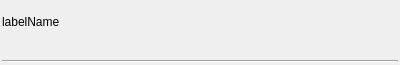
<?xml version="1.0" encoding="UTF-8"?>
<ui version="4.0">
 <class>ParameterWidget</class>
 <widget class="QWidget" name="ParameterWidget">
  <property name="geometry">
   <rect>
    <x>0</x>
    <y>0</y>
    <width>400</width>
    <height>65</height>
   </rect>
  </property>
  <property name="windowTitle">
   <string>Form</string>
  </property>
  <layout class="QVBoxLayout" name="windowLayout">
   <property name="spacing">
    <number>0</number>
   </property>
   <property name="leftMargin">
    <number>2</number>
   </property>
   <property name="topMargin">
    <number>2</number>
   </property>
   <property name="rightMargin">
    <number>2</number>
   </property>
   <property name="bottomMargin">
    <number>2</number>
   </property>
   <item>
    <widget class="QWidget" name="mainWidget" native="true">
     <property name="minimumSize">
      <size>
       <width>0</width>
       <height>40</height>
      </size>
     </property>
     <property name="maximumSize">
      <size>
       <width>16777215</width>
       <height>40</height>
      </size>
     </property>
     <layout class="QHBoxLayout" name="mainWidgetLayout">
      <property name="spacing">
       <number>0</number>
      </property>
      <property name="leftMargin">
       <number>0</number>
      </property>
      <property name="topMargin">
       <number>4</number>
      </property>
      <property name="rightMargin">
       <number>0</number>
      </property>
      <property name="bottomMargin">
       <number>4</number>
      </property>
      <item>
       <widget class="QLabel" name="label">
        <property name="text">
         <string>labelName</string>
        </property>
       </widget>
      </item>
      <item>
       <spacer name="horizontalSpacer">
        <property name="orientation">
         <enum>Qt::Horizontal</enum>
        </property>
        <property name="sizeType">
         <enum>QSizePolicy::Expanding</enum>
        </property>
        <property name="sizeHint" stdset="0">
         <size>
          <width>100</width>
          <height>20</height>
         </size>
        </property>
       </spacer>
      </item>
     </layout>
    </widget>
   </item>
   <item>
    <widget class="QWidget" name="conditionalWidget" native="true">
     <property name="sizePolicy">
      <sizepolicy hsizetype="Expanding" vsizetype="MinimumExpanding">
       <horstretch>0</horstretch>
       <verstretch>0</verstretch>
      </sizepolicy>
     </property>
     <layout class="QVBoxLayout" name="conditionalWidgetLayout">
      <property name="spacing">
       <number>0</number>
      </property>
      <property name="leftMargin">
       <number>0</number>
      </property>
      <property name="topMargin">
       <number>0</number>
      </property>
      <property name="rightMargin">
       <number>0</number>
      </property>
      <property name="bottomMargin">
       <number>0</number>
      </property>
     </layout>
    </widget>
   </item>
   <item>
    <widget class="Line" name="line">
     <property name="orientation">
      <enum>Qt::Horizontal</enum>
     </property>
    </widget>
   </item>
  </layout>
 </widget>
 <resources/>
 <connections/>
</ui>
